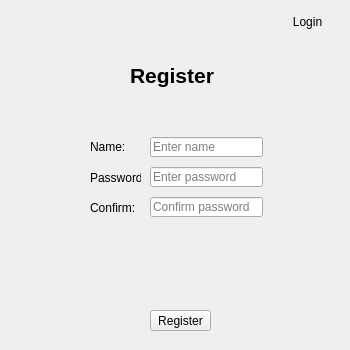
<?xml version="1.0" encoding="UTF-8"?>
<ui version="4.0">
 <class>MainWindow</class>
 <widget class="QMainWindow" name="MainWindow">
  <property name="geometry">
   <rect>
    <x>0</x>
    <y>0</y>
    <width>350</width>
    <height>350</height>
   </rect>
  </property>
  <property name="windowTitle">
   <string>Register</string>
  </property>
  <widget class="QWidget" name="centralwidget">
   <widget class="QPushButton" name="Regi_Button">
    <property name="geometry">
     <rect>
      <x>150</x>
      <y>310</y>
      <width>61</width>
      <height>21</height>
     </rect>
    </property>
    <property name="text">
     <string>Register</string>
    </property>
   </widget>
   <widget class="QLineEdit" name="Name_Line">
    <property name="geometry">
     <rect>
      <x>150</x>
      <y>137</y>
      <width>113</width>
      <height>20</height>
     </rect>
    </property>
    <property name="placeholderText">
     <string>Enter name</string>
    </property>
   </widget>
   <widget class="QLineEdit" name="Passw_Line">
    <property name="geometry">
     <rect>
      <x>150</x>
      <y>167</y>
      <width>113</width>
      <height>20</height>
     </rect>
    </property>
    <property name="echoMode">
     <enum>QLineEdit::Password</enum>
    </property>
    <property name="placeholderText">
     <string>Enter password</string>
    </property>
   </widget>
   <widget class="QLineEdit" name="Conf_Line">
    <property name="geometry">
     <rect>
      <x>150</x>
      <y>197</y>
      <width>113</width>
      <height>20</height>
     </rect>
    </property>
    <property name="echoMode">
     <enum>QLineEdit::Password</enum>
    </property>
    <property name="placeholderText">
     <string>Confirm password</string>
    </property>
   </widget>
   <widget class="QLabel" name="Name_Label">
    <property name="geometry">
     <rect>
      <x>90</x>
      <y>140</y>
      <width>47</width>
      <height>13</height>
     </rect>
    </property>
    <property name="text">
     <string>Name:</string>
    </property>
   </widget>
   <widget class="QLabel" name="Passw_Label">
    <property name="geometry">
     <rect>
      <x>90</x>
      <y>170</y>
      <width>51</width>
      <height>16</height>
     </rect>
    </property>
    <property name="text">
     <string>Password:</string>
    </property>
   </widget>
   <widget class="QLabel" name="Conf_Label">
    <property name="geometry">
     <rect>
      <x>90</x>
      <y>200</y>
      <width>51</width>
      <height>16</height>
     </rect>
    </property>
    <property name="text">
     <string>Confirm:</string>
    </property>
   </widget>
   <widget class="QLabel" name="Regi_Label">
    <property name="geometry">
     <rect>
      <x>130</x>
      <y>60</y>
      <width>91</width>
      <height>31</height>
     </rect>
    </property>
    <property name="font">
     <font>
      <pointsize>16</pointsize>
      <weight>75</weight>
      <bold>true</bold>
     </font>
    </property>
    <property name="text">
     <string>Register</string>
    </property>
   </widget>
   <widget class="QLabel" name="Error_Label">
    <property name="geometry">
     <rect>
      <x>20</x>
      <y>270</y>
      <width>321</width>
      <height>16</height>
     </rect>
    </property>
    <property name="styleSheet">
     <string notr="true">color: rgb(255, 0, 0);</string>
    </property>
    <property name="text">
     <string/>
    </property>
   </widget>
   <widget class="QPushButton" name="Switch_Button">
    <property name="geometry">
     <rect>
      <x>270</x>
      <y>10</y>
      <width>75</width>
      <height>23</height>
     </rect>
    </property>
    <property name="text">
     <string>Login</string>
    </property>
    <property name="flat">
     <bool>true</bool>
    </property>
   </widget>
  </widget>
 </widget>
 <resources/>
 <connections/>
</ui>
